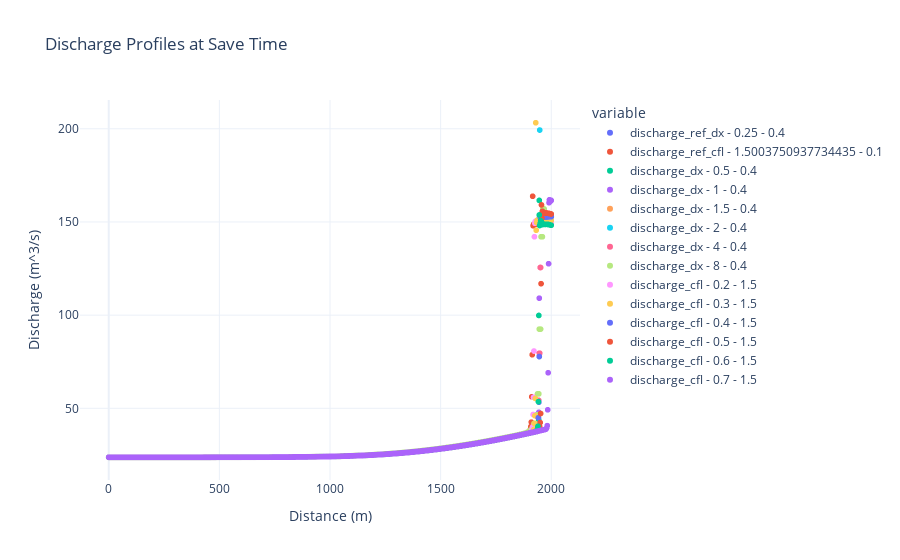
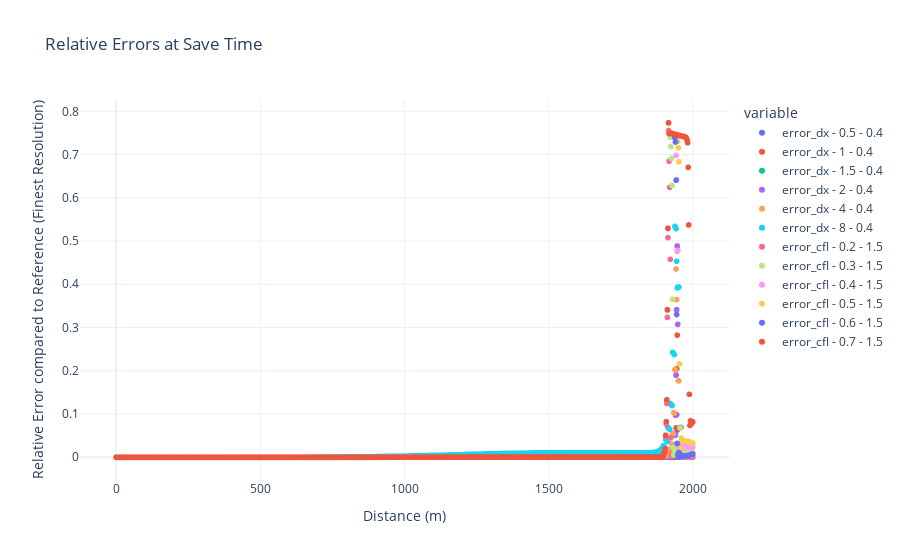

Write notebook code for charts like these, in order.
### Code cell
# Convergence 
solver_params_tc2.t_end = 3600 * 2
river_params_tc2.length = 2000
solver_params_tc2.output_interval = solver_params_tc2.t_end
convergence_tc2: pd.DataFrame = convergence_test(river_params_tc2, 
                                                 solver_params_tc2, 
                                                 [0.25, 0.5, 1, 1.5, 2,4, 8], 
                                                 [0.1, 0.2, 0.3, 0.4, 0.5, 0.6, 0.7], 
                                                 solver_params_tc2.t_end / 2,
                                                 show_plots=True)

### Figure 1 — Plotly figure (JSON) as saved in the notebook; plotly's stock layout.template omitted (floating-point values rounded to 4 significant figures; data arrays with more than 128 entries replaced by an {"elided": "..."} marker saying what was removed)
{"data": [{"hovertemplate": "variable=discharge_ref_dx - 0.25 - 0.4<br>Distance (m)=%{x}<br>Discharge (m^3/s)=%{y}<extra></extra>", "legendgroup": "discharge_ref_dx - 0.25 - 0.4", "marker": {"color": "#636efa", "symbol": "circle"}, "mode": "markers", "name": "discharge_ref_dx - 0.25 - 0.4", "showlegend": true, "type": "scattergl", "x": {"elided": "1000 float values"}, "xaxis": "x", "y": {"elided": "1000 float values"}, "yaxis": "y"}, {"hovertemplate": "variable=discharge_ref_cfl - 1.5003750937734435 - 0.1<br>Distance (m)=%{x}<br>Discharge (m^3/s)=%{y}<extra></extra>", "legendgroup": "discharge_ref_cfl - 1.5003750937734435 - 0.1", "marker": {"color": "#EF553B", "symbol": "circle"}, "mode": "markers", "name": "discharge_ref_cfl - 1.5003750937734435 - 0.1", "showlegend": true, "type": "scattergl", "x": {"elided": "1000 float values"}, "xaxis": "x", "y": {"elided": "1000 float values"}, "yaxis": "y"}, {"hovertemplate": "variable=discharge_dx - 0.5 - 0.4<br>Distance (m)=%{x}<br>Discharge (m^3/s)=%{y}<extra></extra>", "legendgroup": "discharge_dx - 0.5 - 0.4", "marker": {"color": "#00cc96", "symbol": "circle"}, "mode": "markers", "name": "discharge_dx - 0.5 - 0.4", "showlegend": true, "type": "scattergl", "x": {"elided": "1000 float values"}, "xaxis": "x", "y": {"elided": "1000 float values"}, "yaxis": "y"}, {"hovertemplate": "variable=discharge_dx - 1 - 0.4<br>Distance (m)=%{x}<br>Discharge (m^3/s)=%{y}<extra></extra>", "legendgroup": "discharge_dx - 1 - 0.4", "marker": {"color": "#ab63fa", "symbol": "circle"}, "mode": "markers", "name": "discharge_dx - 1 - 0.4", "showlegend": true, "type": "scattergl", "x": {"elided": "1000 float values"}, "xaxis": "x", "y": {"elided": "1000 float values"}, "yaxis": "y"}, {"hovertemplate": "variable=discharge_dx - 1.5 - 0.4<br>Distance (m)=%{x}<br>Discharge (m^3/s)=%{y}<extra></extra>", "legendgroup": "discharge_dx - 1.5 - 0.4", "marker": {"color": "#FFA15A", "symbol": "circle"}, "mode": "markers", "name": "discharge_dx - 1.5 - 0.4", "showlegend": true, "type": "scattergl", "x": {"elided": "1000 float values"}, "xaxis": "x", "y": {"elided": "1000 float values"}, "yaxis": "y"}, {"hovertemplate": "variable=discharge_dx - 2 - 0.4<br>Distance (m)=%{x}<br>Discharge (m^3/s)=%{y}<extra></extra>", "legendgroup": "discharge_dx - 2 - 0.4", "marker": {"color": "#19d3f3", "symbol": "circle"}, "mode": "markers", "name": "discharge_dx - 2 - 0.4", "showlegend": true, "type": "scattergl", "x": {"elided": "1000 float values"}, "xaxis": "x", "y": {"elided": "1000 float values"}, "yaxis": "y"}, {"hovertemplate": "variable=discharge_dx - 4 - 0.4<br>Distance (m)=%{x}<br>Discharge (m^3/s)=%{y}<extra></extra>", "legendgroup": "discharge_dx - 4 - 0.4", "marker": {"color": "#FF6692", "symbol": "circle"}, "mode": "markers", "name": "discharge_dx - 4 - 0.4", "showlegend": true, "type": "scattergl", "x": {"elided": "1000 float values"}, "xaxis": "x", "y": {"elided": "1000 float values"}, "yaxis": "y"}, {"hovertemplate": "variable=discharge_dx - 8 - 0.4<br>Distance (m)=%{x}<br>Discharge (m^3/s)=%{y}<extra></extra>", "legendgroup": "discharge_dx - 8 - 0.4", "marker": {"color": "#B6E880", "symbol": "circle"}, "mode": "markers", "name": "discharge_dx - 8 - 0.4", "showlegend": true, "type": "scattergl", "x": {"elided": "1000 float values"}, "xaxis": "x", "y": {"elided": "1000 float values"}, "yaxis": "y"}, {"hovertemplate": "variable=discharge_cfl - 0.2 - 1.5<br>Distance (m)=%{x}<br>Discharge (m^3/s)=%{y}<extra></extra>", "legendgroup": "discharge_cfl - 0.2 - 1.5", "marker": {"color": "#FF97FF", "symbol": "circle"}, "mode": "markers", "name": "discharge_cfl - 0.2 - 1.5", "showlegend": true, "type": "scattergl", "x": {"elided": "1000 float values"}, "xaxis": "x", "y": {"elided": "1000 float values"}, "yaxis": "y"}, {"hovertemplate": "variable=discharge_cfl - 0.3 - 1.5<br>Distance (m)=%{x}<br>Discharge (m^3/s)=%{y}<extra></extra>", "legendgroup": "discharge_cfl - 0.3 - 1.5", "marker": {"color": "#FECB52", "symbol": "circle"}, "mode": "markers", "name": "discharge_cfl - 0.3 - 1.5", "showlegend": true, "type": "scattergl", "x": {"elided": "1000 float values"}, "xaxis": "x", "y": {"elided": "1000 float values"}, "yaxis": "y"}, {"hovertemplate": "variable=discharge_cfl - 0.4 - 1.5<br>Distance (m)=%{x}<br>Discharge (m^3/s)=%{y}<extra></extra>", "legendgroup": "discharge_cfl - 0.4 - 1.5", "marker": {"color": "#636efa", "symbol": "circle"}, "mode": "markers", "name": "discharge_cfl - 0.4 - 1.5", "showlegend": true, "type": "scattergl", "x": {"elided": "1000 float values"}, "xaxis": "x", "y": {"elided": "1000 float values"}, "yaxis": "y"}, {"hovertemplate": "variable=discharge_cfl - 0.5 - 1.5<br>Distance (m)=%{x}<br>Discharge (m^3/s)=%{y}<extra></extra>", "legendgroup": "discharge_cfl - 0.5 - 1.5", "marker": {"color": "#EF553B", "symbol": "circle"}, "mode": "markers", "name": "discharge_cfl - 0.5 - 1.5", "showlegend": true, "type": "scattergl", "x": {"elided": "1000 float values"}, "xaxis": "x", "y": {"elided": "1000 float values"}, "yaxis": "y"}, {"hovertemplate": "variable=discharge_cfl - 0.6 - 1.5<br>Distance (m)=%{x}<br>Discharge (m^3/s)=%{y}<extra></extra>", "legendgroup": "discharge_cfl - 0.6 - 1.5", "marker": {"color": "#00cc96", "symbol": "circle"}, "mode": "markers", "name": "discharge_cfl - 0.6 - 1.5", "showlegend": true, "type": "scattergl", "x": {"elided": "1000 float values"}, "xaxis": "x", "y": {"elided": "1000 float values"}, "yaxis": "y"}, {"hovertemplate": "variable=discharge_cfl - 0.7 - 1.5<br>Distance (m)=%{x}<br>Discharge (m^3/s)=%{y}<extra></extra>", "legendgroup": "discharge_cfl - 0.7 - 1.5", "marker": {"color": "#ab63fa", "symbol": "circle"}, "mode": "markers", "name": "discharge_cfl - 0.7 - 1.5", "showlegend": true, "type": "scattergl", "x": {"elided": "1000 float values"}, "xaxis": "x", "y": {"elided": "1000 float values"}, "yaxis": "y"}], "layout": {"legend": {"title": {"text": "variable"}, "tracegroupgap": 0}, "title": {"text": "Discharge Profiles at Save Time"}, "xaxis": {"anchor": "y", "domain": [0, 1], "title": {"text": "Distance (m)"}}, "yaxis": {"anchor": "x", "domain": [0, 1], "title": {"text": "Discharge (m^3/s)"}}}}

### Figure 2 — Plotly figure (JSON) as saved in the notebook; plotly's stock layout.template omitted (floating-point values rounded to 4 significant figures; data arrays with more than 128 entries replaced by an {"elided": "..."} marker saying what was removed)
{"data": [{"hovertemplate": "variable=error_dx - 0.5 - 0.4<br>Distance (m)=%{x}<br>Relative Error compared to Reference (Finest Resolution)=%{y}<extra></extra>", "legendgroup": "error_dx - 0.5 - 0.4", "marker": {"color": "#636efa", "symbol": "circle"}, "mode": "markers", "name": "error_dx - 0.5 - 0.4", "showlegend": true, "type": "scattergl", "x": {"elided": "1000 float values"}, "xaxis": "x", "y": {"elided": "1000 float values"}, "yaxis": "y"}, {"hovertemplate": "variable=error_dx - 1 - 0.4<br>Distance (m)=%{x}<br>Relative Error compared to Reference (Finest Resolution)=%{y}<extra></extra>", "legendgroup": "error_dx - 1 - 0.4", "marker": {"color": "#EF553B", "symbol": "circle"}, "mode": "markers", "name": "error_dx - 1 - 0.4", "showlegend": true, "type": "scattergl", "x": {"elided": "1000 float values"}, "xaxis": "x", "y": {"elided": "1000 float values"}, "yaxis": "y"}, {"hovertemplate": "variable=error_dx - 1.5 - 0.4<br>Distance (m)=%{x}<br>Relative Error compared to Reference (Finest Resolution)=%{y}<extra></extra>", "legendgroup": "error_dx - 1.5 - 0.4", "marker": {"color": "#00cc96", "symbol": "circle"}, "mode": "markers", "name": "error_dx - 1.5 - 0.4", "showlegend": true, "type": "scattergl", "x": {"elided": "1000 float values"}, "xaxis": "x", "y": {"elided": "1000 float values"}, "yaxis": "y"}, {"hovertemplate": "variable=error_dx - 2 - 0.4<br>Distance (m)=%{x}<br>Relative Error compared to Reference (Finest Resolution)=%{y}<extra></extra>", "legendgroup": "error_dx - 2 - 0.4", "marker": {"color": "#ab63fa", "symbol": "circle"}, "mode": "markers", "name": "error_dx - 2 - 0.4", "showlegend": true, "type": "scattergl", "x": {"elided": "1000 float values"}, "xaxis": "x", "y": {"elided": "1000 float values"}, "yaxis": "y"}, {"hovertemplate": "variable=error_dx - 4 - 0.4<br>Distance (m)=%{x}<br>Relative Error compared to Reference (Finest Resolution)=%{y}<extra></extra>", "legendgroup": "error_dx - 4 - 0.4", "marker": {"color": "#FFA15A", "symbol": "circle"}, "mode": "markers", "name": "error_dx - 4 - 0.4", "showlegend": true, "type": "scattergl", "x": {"elided": "1000 float values"}, "xaxis": "x", "y": {"elided": "1000 float values"}, "yaxis": "y"}, {"hovertemplate": "variable=error_dx - 8 - 0.4<br>Distance (m)=%{x}<br>Relative Error compared to Reference (Finest Resolution)=%{y}<extra></extra>", "legendgroup": "error_dx - 8 - 0.4", "marker": {"color": "#19d3f3", "symbol": "circle"}, "mode": "markers", "name": "error_dx - 8 - 0.4", "showlegend": true, "type": "scattergl", "x": {"elided": "1000 float values"}, "xaxis": "x", "y": {"elided": "1000 float values"}, "yaxis": "y"}, {"hovertemplate": "variable=error_cfl - 0.2 - 1.5<br>Distance (m)=%{x}<br>Relative Error compared to Reference (Finest Resolution)=%{y}<extra></extra>", "legendgroup": "error_cfl - 0.2 - 1.5", "marker": {"color": "#FF6692", "symbol": "circle"}, "mode": "markers", "name": "error_cfl - 0.2 - 1.5", "showlegend": true, "type": "scattergl", "x": {"elided": "1000 float values"}, "xaxis": "x", "y": {"elided": "1000 float values"}, "yaxis": "y"}, {"hovertemplate": "variable=error_cfl - 0.3 - 1.5<br>Distance (m)=%{x}<br>Relative Error compared to Reference (Finest Resolution)=%{y}<extra></extra>", "legendgroup": "error_cfl - 0.3 - 1.5", "marker": {"color": "#B6E880", "symbol": "circle"}, "mode": "markers", "name": "error_cfl - 0.3 - 1.5", "showlegend": true, "type": "scattergl", "x": {"elided": "1000 float values"}, "xaxis": "x", "y": {"elided": "1000 float values"}, "yaxis": "y"}, {"hovertemplate": "variable=error_cfl - 0.4 - 1.5<br>Distance (m)=%{x}<br>Relative Error compared to Reference (Finest Resolution)=%{y}<extra></extra>", "legendgroup": "error_cfl - 0.4 - 1.5", "marker": {"color": "#FF97FF", "symbol": "circle"}, "mode": "markers", "name": "error_cfl - 0.4 - 1.5", "showlegend": true, "type": "scattergl", "x": {"elided": "1000 float values"}, "xaxis": "x", "y": {"elided": "1000 float values"}, "yaxis": "y"}, {"hovertemplate": "variable=error_cfl - 0.5 - 1.5<br>Distance (m)=%{x}<br>Relative Error compared to Reference (Finest Resolution)=%{y}<extra></extra>", "legendgroup": "error_cfl - 0.5 - 1.5", "marker": {"color": "#FECB52", "symbol": "circle"}, "mode": "markers", "name": "error_cfl - 0.5 - 1.5", "showlegend": true, "type": "scattergl", "x": {"elided": "1000 float values"}, "xaxis": "x", "y": {"elided": "1000 float values"}, "yaxis": "y"}, {"hovertemplate": "variable=error_cfl - 0.6 - 1.5<br>Distance (m)=%{x}<br>Relative Error compared to Reference (Finest Resolution)=%{y}<extra></extra>", "legendgroup": "error_cfl - 0.6 - 1.5", "marker": {"color": "#636efa", "symbol": "circle"}, "mode": "markers", "name": "error_cfl - 0.6 - 1.5", "showlegend": true, "type": "scattergl", "x": {"elided": "1000 float values"}, "xaxis": "x", "y": {"elided": "1000 float values"}, "yaxis": "y"}, {"hovertemplate": "variable=error_cfl - 0.7 - 1.5<br>Distance (m)=%{x}<br>Relative Error compared to Reference (Finest Resolution)=%{y}<extra></extra>", "legendgroup": "error_cfl - 0.7 - 1.5", "marker": {"color": "#EF553B", "symbol": "circle"}, "mode": "markers", "name": "error_cfl - 0.7 - 1.5", "showlegend": true, "type": "scattergl", "x": {"elided": "1000 float values"}, "xaxis": "x", "y": {"elided": "1000 float values"}, "yaxis": "y"}], "layout": {"legend": {"title": {"text": "variable"}, "tracegroupgap": 0}, "title": {"text": "Relative Errors at Save Time"}, "xaxis": {"anchor": "y", "domain": [0, 1], "title": {"text": "Distance (m)"}}, "yaxis": {"anchor": "x", "domain": [0, 1], "title": {"text": "Relative Error compared to Reference (Finest Resolution)"}}}}
